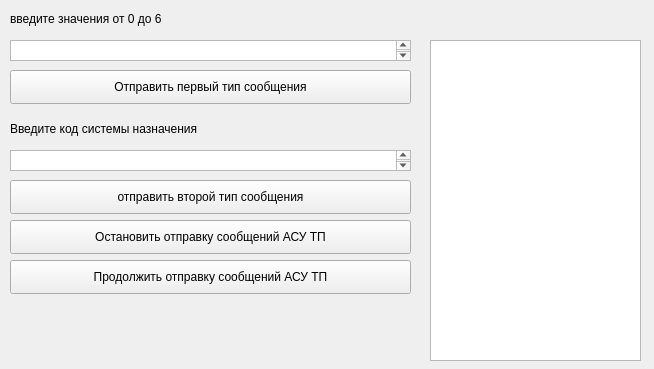
<?xml version="1.0" encoding="UTF-8"?>
<ui version="4.0">
 <class>sks</class>
 <widget class="QWidget" name="sks">
  <property name="geometry">
   <rect>
    <x>0</x>
    <y>0</y>
    <width>654</width>
    <height>369</height>
   </rect>
  </property>
  <property name="windowTitle">
   <string>Form</string>
  </property>
  <widget class="QLabel" name="label_2">
   <property name="geometry">
    <rect>
     <x>10</x>
     <y>120</y>
     <width>341</width>
     <height>18</height>
    </rect>
   </property>
   <property name="text">
    <string>Введите код системы назначения</string>
   </property>
  </widget>
  <widget class="QPushButton" name="pushButton_4">
   <property name="geometry">
    <rect>
     <x>10</x>
     <y>220</y>
     <width>401</width>
     <height>34</height>
    </rect>
   </property>
   <property name="text">
    <string>Остановить отправку сообщений АСУ ТП</string>
   </property>
  </widget>
  <widget class="QTextEdit" name="secondTypeMsgText">
   <property name="geometry">
    <rect>
     <x>10</x>
     <y>150</y>
     <width>401</width>
     <height>21</height>
    </rect>
   </property>
  </widget>
  <widget class="QLabel" name="label">
   <property name="geometry">
    <rect>
     <x>10</x>
     <y>10</y>
     <width>301</width>
     <height>18</height>
    </rect>
   </property>
   <property name="text">
    <string>введите значения от 0 до 6</string>
   </property>
  </widget>
  <widget class="QPushButton" name="secondTypeMsgBut">
   <property name="geometry">
    <rect>
     <x>10</x>
     <y>180</y>
     <width>401</width>
     <height>34</height>
    </rect>
   </property>
   <property name="text">
    <string>отправить второй тип сообщения</string>
   </property>
  </widget>
  <widget class="QTextEdit" name="firstTypeMsgText">
   <property name="geometry">
    <rect>
     <x>10</x>
     <y>40</y>
     <width>401</width>
     <height>21</height>
    </rect>
   </property>
  </widget>
  <widget class="QTextEdit" name="textEdit_3">
   <property name="geometry">
    <rect>
     <x>430</x>
     <y>40</y>
     <width>211</width>
     <height>321</height>
    </rect>
   </property>
  </widget>
  <widget class="QPushButton" name="firstTypeMsgBut">
   <property name="geometry">
    <rect>
     <x>10</x>
     <y>70</y>
     <width>401</width>
     <height>34</height>
    </rect>
   </property>
   <property name="text">
    <string>Отправить первый тип сообщения</string>
   </property>
  </widget>
  <widget class="QPushButton" name="pushButton_3">
   <property name="geometry">
    <rect>
     <x>10</x>
     <y>260</y>
     <width>401</width>
     <height>34</height>
    </rect>
   </property>
   <property name="text">
    <string>Продолжить отправку сообщений АСУ ТП</string>
   </property>
  </widget>
 </widget>
 <resources/>
 <connections/>
</ui>
